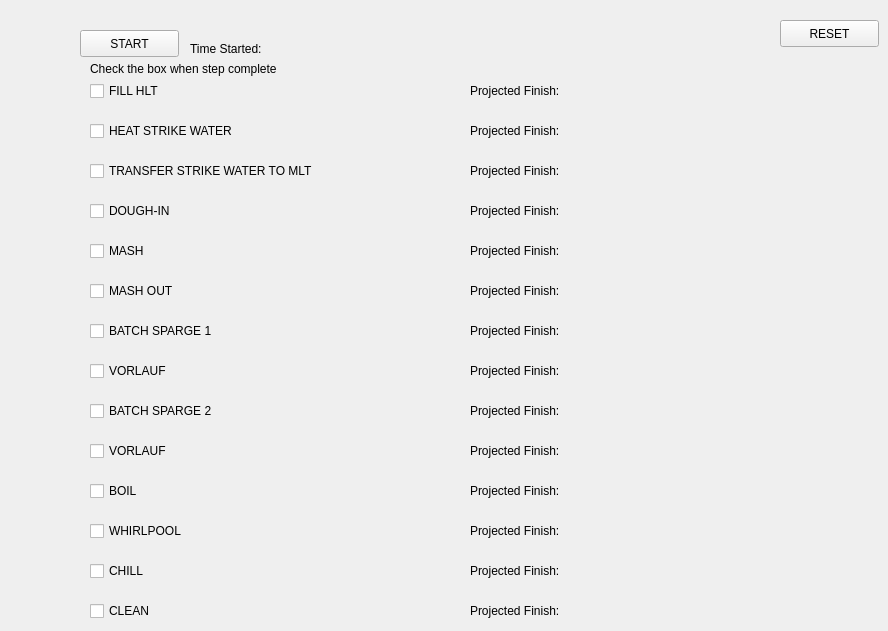
    <widget class="QWidget" name="tab_10">
     <attribute name="title">
      <string>CHECKLIST</string>
     </attribute>
     <widget class="QPushButton" name="PB_Checklist_Start">
      <property name="geometry">
       <rect>
        <x>80</x>
        <y>30</y>
        <width>99</width>
        <height>27</height>
       </rect>
      </property>
      <property name="text">
       <string>START</string>
      </property>
     </widget>
     <widget class="QCheckBox" name="CB_Checklist_FillHLT">
      <property name="geometry">
       <rect>
        <x>90</x>
        <y>80</y>
        <width>97</width>
        <height>22</height>
       </rect>
      </property>
      <property name="text">
       <string>FILL HLT</string>
      </property>
     </widget>
     <widget class="QCheckBox" name="CB_Checklist_HeatStrikeWater">
      <property name="geometry">
       <rect>
        <x>90</x>
        <y>120</y>
        <width>171</width>
        <height>22</height>
       </rect>
      </property>
      <property name="text">
       <string>HEAT STRIKE WATER</string>
      </property>
     </widget>
     <widget class="QCheckBox" name="CB_Checklist_TransferStrikeWater">
      <property name="geometry">
       <rect>
        <x>90</x>
        <y>160</y>
        <width>281</width>
        <height>22</height>
       </rect>
      </property>
      <property name="text">
       <string>TRANSFER STRIKE WATER TO MLT</string>
      </property>
     </widget>
     <widget class="QCheckBox" name="CB_Checklist_DoughIn">
      <property name="geometry">
       <rect>
        <x>90</x>
        <y>200</y>
        <width>97</width>
        <height>22</height>
       </rect>
      </property>
      <property name="text">
       <string>DOUGH-IN</string>
      </property>
     </widget>
     <widget class="QCheckBox" name="CB_Checklist_Mash">
      <property name="geometry">
       <rect>
        <x>90</x>
        <y>240</y>
        <width>97</width>
        <height>22</height>
       </rect>
      </property>
      <property name="text">
       <string>MASH</string>
      </property>
     </widget>
     <widget class="QCheckBox" name="CB_Checklist_MashOut">
      <property name="geometry">
       <rect>
        <x>90</x>
        <y>280</y>
        <width>111</width>
        <height>22</height>
       </rect>
      </property>
      <property name="text">
       <string>MASH OUT</string>
      </property>
     </widget>
     <widget class="QCheckBox" name="CB_Checklist_Vorlauf1">
      <property name="geometry">
       <rect>
        <x>90</x>
        <y>360</y>
        <width>97</width>
        <height>22</height>
       </rect>
      </property>
      <property name="text">
       <string>VORLAUF</string>
      </property>
     </widget>
     <widget class="QCheckBox" name="CB_Checklist_BatchSparge1">
      <property name="geometry">
       <rect>
        <x>90</x>
        <y>320</y>
        <width>181</width>
        <height>22</height>
       </rect>
      </property>
      <property name="text">
       <string>BATCH SPARGE 1</string>
      </property>
     </widget>
     <widget class="QCheckBox" name="CB_Checklist_BatchSparge2">
      <property name="geometry">
       <rect>
        <x>90</x>
        <y>400</y>
        <width>181</width>
        <height>22</height>
       </rect>
      </property>
      <property name="text">
       <string>BATCH SPARGE 2</string>
      </property>
     </widget>
     <widget class="QCheckBox" name="CB_Checklist_Vorlauf2">
      <property name="geometry">
       <rect>
        <x>90</x>
        <y>440</y>
        <width>97</width>
        <height>22</height>
       </rect>
      </property>
      <property name="text">
       <string>VORLAUF</string>
      </property>
     </widget>
     <widget class="QCheckBox" name="CB_Checklist_Boil">
      <property name="geometry">
       <rect>
        <x>90</x>
        <y>480</y>
        <width>97</width>
        <height>22</height>
       </rect>
      </property>
      <property name="text">
       <string>BOIL</string>
      </property>
     </widget>
     <widget class="QCheckBox" name="CB_Checklist_Whirlpool">
      <property name="geometry">
       <rect>
        <x>90</x>
        <y>520</y>
        <width>151</width>
        <height>22</height>
       </rect>
      </property>
      <property name="text">
       <string>WHIRLPOOL</string>
      </property>
     </widget>
     <widget class="QCheckBox" name="CB_Checklist_Chill">
      <property name="geometry">
       <rect>
        <x>90</x>
        <y>560</y>
        <width>97</width>
        <height>22</height>
       </rect>
      </property>
      <property name="text">
       <string>CHILL</string>
      </property>
     </widget>
     <widget class="QCheckBox" name="CB_Checklist_Clean">
      <property name="geometry">
       <rect>
        <x>90</x>
        <y>600</y>
        <width>97</width>
        <height>22</height>
       </rect>
      </property>
      <property name="text">
       <string>CLEAN</string>
      </property>
     </widget>
     <widget class="QLabel" name="label_102">
      <property name="geometry">
       <rect>
        <x>190</x>
        <y>40</y>
        <width>101</width>
        <height>17</height>
       </rect>
      </property>
      <property name="text">
       <string>Time Started:</string>
      </property>
     </widget>
     <widget class="QLabel" name="L_Checklist_StartTime">
      <property name="enabled">
       <bool>false</bool>
      </property>
      <property name="geometry">
       <rect>
        <x>360</x>
        <y>40</y>
        <width>101</width>
        <height>17</height>
       </rect>
      </property>
      <property name="text">
       <string>&lt;Time&gt;</string>
      </property>
     </widget>
     <widget class="QLabel" name="L_Checklist_FillHLT_Time">
      <property name="enabled">
       <bool>false</bool>
      </property>
      <property name="geometry">
       <rect>
        <x>360</x>
        <y>80</y>
        <width>67</width>
        <height>21</height>
       </rect>
      </property>
      <property name="text">
       <string>&lt;Time&gt;</string>
      </property>
     </widget>
     <widget class="QLabel" name="L_Checklist_HeatStrikeWater_Time">
      <property name="enabled">
       <bool>false</bool>
      </property>
      <property name="geometry">
       <rect>
        <x>360</x>
        <y>120</y>
        <width>67</width>
        <height>21</height>
       </rect>
      </property>
      <property name="text">
       <string>&lt;Time&gt;</string>
      </property>
     </widget>
     <widget class="QLabel" name="L_Checklist_TransferStrikeWater_Time">
      <property name="enabled">
       <bool>false</bool>
      </property>
      <property name="geometry">
       <rect>
        <x>360</x>
        <y>160</y>
        <width>67</width>
        <height>21</height>
       </rect>
      </property>
      <property name="text">
       <string>&lt;Time&gt;</string>
      </property>
     </widget>
     <widget class="QLabel" name="L_Checklist_DoughIn_Time">
      <property name="enabled">
       <bool>false</bool>
      </property>
      <property name="geometry">
       <rect>
        <x>360</x>
        <y>200</y>
        <width>67</width>
        <height>21</height>
       </rect>
      </property>
      <property name="text">
       <string>&lt;Time&gt;</string>
      </property>
     </widget>
     <widget class="QLabel" name="L_Checklist_Mash_Time">
      <property name="enabled">
       <bool>false</bool>
      </property>
      <property name="geometry">
       <rect>
        <x>360</x>
        <y>240</y>
        <width>67</width>
        <height>21</height>
       </rect>
      </property>
      <property name="text">
       <string>&lt;Time&gt;</string>
      </property>
     </widget>
     <widget class="QLabel" name="L_Checklist_MashOut_Time">
      <property name="enabled">
       <bool>false</bool>
      </property>
      <property name="geometry">
       <rect>
        <x>360</x>
        <y>280</y>
        <width>67</width>
        <height>21</height>
       </rect>
      </property>
      <property name="text">
       <string>&lt;Time&gt;</string>
      </property>
     </widget>
     <widget class="QLabel" name="L_Checklist_Vorlauf1_Time">
      <property name="enabled">
       <bool>false</bool>
      </property>
      <property name="geometry">
       <rect>
        <x>360</x>
        <y>360</y>
        <width>67</width>
        <height>21</height>
       </rect>
      </property>
      <property name="text">
       <string>&lt;Time&gt;</string>
      </property>
     </widget>
     <widget class="QLabel" name="L_Checklist_BatchSparge1_Time">
      <property name="enabled">
       <bool>false</bool>
      </property>
      <property name="geometry">
       <rect>
        <x>360</x>
        <y>320</y>
        <width>67</width>
        <height>21</height>
       </rect>
      </property>
      <property name="text">
       <string>&lt;Time&gt;</string>
      </property>
     </widget>
     <widget class="QLabel" name="L_Checklist_Vorlauf2_Time">
      <property name="enabled">
       <bool>false</bool>
      </property>
      <property name="geometry">
       <rect>
        <x>360</x>
        <y>440</y>
        <width>67</width>
        <height>21</height>
       </rect>
      </property>
      <property name="text">
       <string>&lt;Time&gt;</string>
      </property>
     </widget>
     <widget class="QLabel" name="L_Checklist_BatchSparge2_Time">
      <property name="enabled">
       <bool>false</bool>
      </property>
      <property name="geometry">
       <rect>
        <x>360</x>
        <y>400</y>
        <width>67</width>
        <height>21</height>
       </rect>
      </property>
      <property name="text">
       <string>&lt;Time&gt;</string>
      </property>
     </widget>
     <widget class="QLabel" name="L_Checklist_Boil_Time">
      <property name="enabled">
       <bool>false</bool>
      </property>
      <property name="geometry">
       <rect>
        <x>360</x>
        <y>480</y>
        <width>67</width>
        <height>21</height>
       </rect>
      </property>
      <property name="text">
       <string>&lt;Time&gt;</string>
      </property>
     </widget>
     <widget class="QLabel" name="L_Checklist_Whirlpool_Time">
      <property name="enabled">
       <bool>false</bool>
      </property>
      <property name="geometry">
       <rect>
        <x>360</x>
        <y>520</y>
        <width>67</width>
        <height>21</height>
       </rect>
      </property>
      <property name="text">
       <string>&lt;Time&gt;</string>
      </property>
     </widget>
     <widget class="QLabel" name="L_Checklist_Chill_Time">
      <property name="enabled">
       <bool>false</bool>
      </property>
      <property name="geometry">
       <rect>
        <x>360</x>
        <y>560</y>
        <width>67</width>
        <height>21</height>
       </rect>
      </property>
      <property name="text">
       <string>&lt;Time&gt;</string>
      </property>
     </widget>
     <widget class="QLabel" name="L_Checklist_Clean_Time">
      <property name="enabled">
       <bool>false</bool>
      </property>
      <property name="geometry">
       <rect>
        <x>360</x>
        <y>600</y>
        <width>67</width>
        <height>21</height>
       </rect>
      </property>
      <property name="text">
       <string>&lt;Time&gt;</string>
      </property>
     </widget>
     <widget class="QLabel" name="label_103">
      <property name="geometry">
       <rect>
        <x>90</x>
        <y>60</y>
        <width>291</width>
        <height>17</height>
       </rect>
      </property>
      <property name="text">
       <string>Check the box when step complete</string>
      </property>
     </widget>
     <widget class="QPushButton" name="PB_Checklist_Reset">
      <property name="geometry">
       <rect>
        <x>780</x>
        <y>20</y>
        <width>99</width>
        <height>27</height>
       </rect>
      </property>
      <property name="text">
       <string>RESET</string>
      </property>
     </widget>
     <widget class="QLabel" name="L_Checklist_FillHLT_FinishTime">
      <property name="enabled">
       <bool>false</bool>
      </property>
      <property name="geometry">
       <rect>
        <x>590</x>
        <y>80</y>
        <width>101</width>
        <height>21</height>
       </rect>
      </property>
      <property name="text">
       <string>&lt;Time&gt;</string>
      </property>
     </widget>
     <widget class="QLabel" name="label_123">
      <property name="enabled">
       <bool>true</bool>
      </property>
      <property name="geometry">
       <rect>
        <x>470</x>
        <y>80</y>
        <width>141</width>
        <height>21</height>
       </rect>
      </property>
      <property name="text">
       <string>Projected Finish:</string>
      </property>
     </widget>
     <widget class="QLabel" name="L_Checklist_HeatStrike_FinishTime">
      <property name="enabled">
       <bool>false</bool>
      </property>
      <property name="geometry">
       <rect>
        <x>590</x>
        <y>120</y>
        <width>101</width>
        <height>21</height>
       </rect>
      </property>
      <property name="text">
       <string>&lt;Time&gt;</string>
      </property>
     </widget>
     <widget class="QLabel" name="label_124">
      <property name="enabled">
       <bool>true</bool>
      </property>
      <property name="geometry">
       <rect>
        <x>470</x>
        <y>120</y>
        <width>141</width>
        <height>21</height>
       </rect>
      </property>
      <property name="text">
       <string>Projected Finish:</string>
      </property>
     </widget>
     <widget class="QLabel" name="L_Checklist_TransferStrike_FinishTime">
      <property name="enabled">
       <bool>false</bool>
      </property>
      <property name="geometry">
       <rect>
        <x>590</x>
        <y>160</y>
        <width>101</width>
        <height>21</height>
       </rect>
      </property>
      <property name="text">
       <string>&lt;Time&gt;</string>
      </property>
     </widget>
     <widget class="QLabel" name="label_125">
      <property name="enabled">
       <bool>true</bool>
      </property>
      <property name="geometry">
       <rect>
        <x>470</x>
        <y>160</y>
        <width>141</width>
        <height>21</height>
       </rect>
      </property>
      <property name="text">
       <string>Projected Finish:</string>
      </property>
     </widget>
     <widget class="QLabel" name="L_Checklist_DoughIn_FinishTime">
      <property name="enabled">
       <bool>false</bool>
      </property>
      <property name="geometry">
       <rect>
        <x>590</x>
        <y>200</y>
        <width>101</width>
        <height>21</height>
       </rect>
      </property>
      <property name="text">
       <string>&lt;Time&gt;</string>
      </property>
     </widget>
     <widget class="QLabel" name="label_126">
      <property name="enabled">
       <bool>true</bool>
      </property>
      <property name="geometry">
       <rect>
        <x>470</x>
        <y>200</y>
        <width>141</width>
        <height>21</height>
       </rect>
      </property>
      <property name="text">
       <string>Projected Finish:</string>
      </property>
     </widget>
     <widget class="QLabel" name="L_Checklist_Mash_FinishTime">
      <property name="enabled">
       <bool>false</bool>
      </property>
      <property name="geometry">
       <rect>
        <x>590</x>
        <y>240</y>
        <width>101</width>
        <height>21</height>
       </rect>
      </property>
      <property name="text">
       <string>&lt;Time&gt;</string>
      </property>
     </widget>
     <widget class="QLabel" name="label_127">
      <property name="enabled">
       <bool>true</bool>
      </property>
      <property name="geometry">
       <rect>
        <x>470</x>
        <y>240</y>
        <width>141</width>
        <height>21</height>
       </rect>
      </property>
      <property name="text">
       <string>Projected Finish:</string>
      </property>
     </widget>
     <widget class="QLabel" name="L_Checklist_MashOut_FinishTime">
      <property name="enabled">
       <bool>false</bool>
      </property>
      <property name="geometry">
       <rect>
        <x>590</x>
        <y>280</y>
        <width>101</width>
        <height>21</height>
       </rect>
      </property>
      <property name="text">
       <string>&lt;Time&gt;</string>
      </property>
     </widget>
     <widget class="QLabel" name="label_128">
      <property name="enabled">
       <bool>true</bool>
      </property>
      <property name="geometry">
       <rect>
        <x>470</x>
        <y>280</y>
        <width>141</width>
        <height>21</height>
       </rect>
      </property>
      <property name="text">
       <string>Projected Finish:</string>
      </property>
     </widget>
     <widget class="QLabel" name="L_Checklist_BatchSparge1_FinishTime">
      <property name="enabled">
       <bool>false</bool>
      </property>
      <property name="geometry">
       <rect>
        <x>590</x>
        <y>320</y>
        <width>101</width>
        <height>21</height>
       </rect>
      </property>
      <property name="text">
       <string>&lt;Time&gt;</string>
      </property>
     </widget>
     <widget class="QLabel" name="label_129">
      <property name="enabled">
       <bool>true</bool>
      </property>
      <property name="geometry">
       <rect>
        <x>470</x>
        <y>320</y>
        <width>141</width>
        <height>21</height>
       </rect>
      </property>
      <property name="text">
       <string>Projected Finish:</string>
      </property>
     </widget>
     <widget class="QLabel" name="L_Checklist_Vorlauf1_FinishTime">
      <property name="enabled">
       <bool>false</bool>
      </property>
      <property name="geometry">
       <rect>
        <x>590</x>
        <y>360</y>
        <width>101</width>
        <height>21</height>
       </rect>
      </property>
      <property name="text">
       <string>&lt;Time&gt;</string>
      </property>
     </widget>
     <widget class="QLabel" name="label_130">
      <property name="enabled">
       <bool>true</bool>
      </property>
      <property name="geometry">
       <rect>
        <x>470</x>
        <y>360</y>
        <width>141</width>
        <height>21</height>
       </rect>
      </property>
      <property name="text">
       <string>Projected Finish:</string>
      </property>
     </widget>
     <widget class="QLabel" name="L_Checklist_BatchSparge2_FinishTime">
      <property name="enabled">
       <bool>false</bool>
      </property>
      <property name="geometry">
       <rect>
        <x>590</x>
        <y>400</y>
        <width>101</width>
        <height>21</height>
       </rect>
      </property>
      <property name="text">
       <string>&lt;Time&gt;</string>
      </property>
     </widget>
     <widget class="QLabel" name="label_131">
      <property name="enabled">
       <bool>true</bool>
      </property>
      <property name="geometry">
       <rect>
        <x>470</x>
        <y>400</y>
        <width>141</width>
        <height>21</height>
       </rect>
      </property>
      <property name="text">
       <string>Projected Finish:</string>
      </property>
     </widget>
     <widget class="QLabel" name="label_132">
      <property name="enabled">
       <bool>true</bool>
      </property>
      <property name="geometry">
       <rect>
        <x>470</x>
        <y>560</y>
        <width>141</width>
        <height>21</height>
       </rect>
      </property>
      <property name="text">
       <string>Projected Finish:</string>
      </property>
     </widget>
     <widget class="QLabel" name="L_Checklist_Vorlauf2_FinishTime">
      <property name="enabled">
       <bool>false</bool>
      </property>
      <property name="geometry">
       <rect>
        <x>590</x>
        <y>440</y>
        <width>101</width>
        <height>21</height>
       </rect>
      </property>
      <property name="text">
       <string>&lt;Time&gt;</string>
      </property>
     </widget>
     <widget class="QLabel" name="L_Checklist_Whirlpool_FinishTime">
      <property name="enabled">
       <bool>false</bool>
      </property>
      <property name="geometry">
       <rect>
        <x>590</x>
        <y>520</y>
        <width>101</width>
        <height>21</height>
       </rect>
      </property>
      <property name="text">
       <string>&lt;Time&gt;</string>
      </property>
     </widget>
     <widget class="QLabel" name="label_133">
      <property name="enabled">
       <bool>true</bool>
      </property>
      <property name="geometry">
       <rect>
        <x>470</x>
        <y>600</y>
        <width>141</width>
        <height>21</height>
       </rect>
      </property>
      <property name="text">
       <string>Projected Finish:</string>
      </property>
     </widget>
     <widget class="QLabel" name="L_Checklist_Chill_FinishTime">
      <property name="enabled">
       <bool>false</bool>
      </property>
      <property name="geometry">
       <rect>
        <x>590</x>
        <y>560</y>
        <width>101</width>
        <height>21</height>
       </rect>
      </property>
      <property name="text">
       <string>&lt;Time&gt;</string>
      </property>
     </widget>
     <widget class="QLabel" name="label_134">
      <property name="enabled">
       <bool>true</bool>
      </property>
      <property name="geometry">
       <rect>
        <x>470</x>
        <y>520</y>
        <width>141</width>
        <height>21</height>
       </rect>
      </property>
      <property name="text">
       <string>Projected Finish:</string>
      </property>
     </widget>
     <widget class="QLabel" name="L_Checklist_Boil_FinishTime">
      <property name="enabled">
       <bool>false</bool>
      </property>
      <property name="geometry">
       <rect>
        <x>590</x>
        <y>480</y>
        <width>101</width>
        <height>21</height>
       </rect>
      </property>
      <property name="text">
       <string>&lt;Time&gt;</string>
      </property>
     </widget>
     <widget class="QLabel" name="label_135">
      <property name="enabled">
       <bool>true</bool>
      </property>
      <property name="geometry">
       <rect>
        <x>470</x>
        <y>440</y>
        <width>141</width>
        <height>21</height>
       </rect>
      </property>
      <property name="text">
       <string>Projected Finish:</string>
      </property>
     </widget>
     <widget class="QLabel" name="L_Checklist_Clean_FinishTime">
      <property name="enabled">
       <bool>false</bool>
      </property>
      <property name="geometry">
       <rect>
        <x>590</x>
        <y>600</y>
        <width>101</width>
        <height>21</height>
       </rect>
      </property>
      <property name="text">
       <string>&lt;Time&gt;</string>
      </property>
     </widget>
     <widget class="QLabel" name="label_136">
      <property name="enabled">
       <bool>true</bool>
      </property>
      <property name="geometry">
       <rect>
        <x>470</x>
        <y>480</y>
        <width>141</width>
        <height>21</height>
       </rect>
      </property>
      <property name="text">
       <string>Projected Finish:</string>
      </property>
     </widget>
    </widget>
